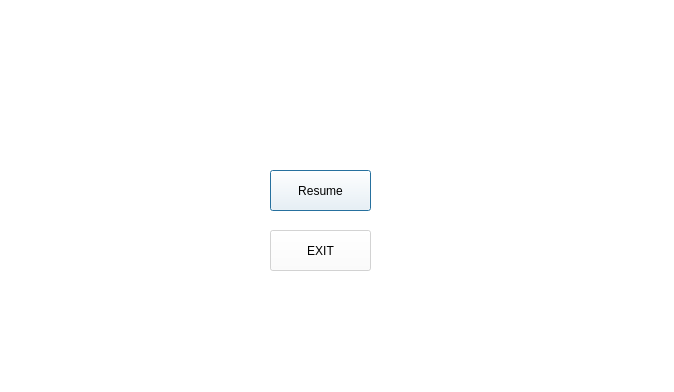
<?xml version="1.0" encoding="UTF-8"?>
<ui version="4.0">
 <class>menuwindow</class>
 <widget class="QDialog" name="menuwindow">
  <property name="geometry">
   <rect>
    <x>0</x>
    <y>0</y>
    <width>674</width>
    <height>392</height>
   </rect>
  </property>
  <property name="windowTitle">
   <string>Menu</string>
  </property>
  <property name="windowOpacity">
   <double>0.800000000000000</double>
  </property>
  <property name="autoFillBackground">
   <bool>false</bool>
  </property>
  <property name="styleSheet">
   <string notr="true">background-color: rgba(255, 255, 255, 0.6);  /* Replace (0, 0, 0) with your desired color */
</string>
  </property>
  <property name="modal">
   <bool>false</bool>
  </property>
  <widget class="QPushButton" name="startButton">
   <property name="geometry">
    <rect>
     <x>270</x>
     <y>170</y>
     <width>101</width>
     <height>41</height>
    </rect>
   </property>
   <property name="text">
    <string>Resume</string>
   </property>
  </widget>
  <widget class="QPushButton" name="exitButton">
   <property name="geometry">
    <rect>
     <x>270</x>
     <y>230</y>
     <width>101</width>
     <height>41</height>
    </rect>
   </property>
   <property name="text">
    <string>EXIT</string>
   </property>
  </widget>
 </widget>
 <resources/>
 <connections/>
</ui>
